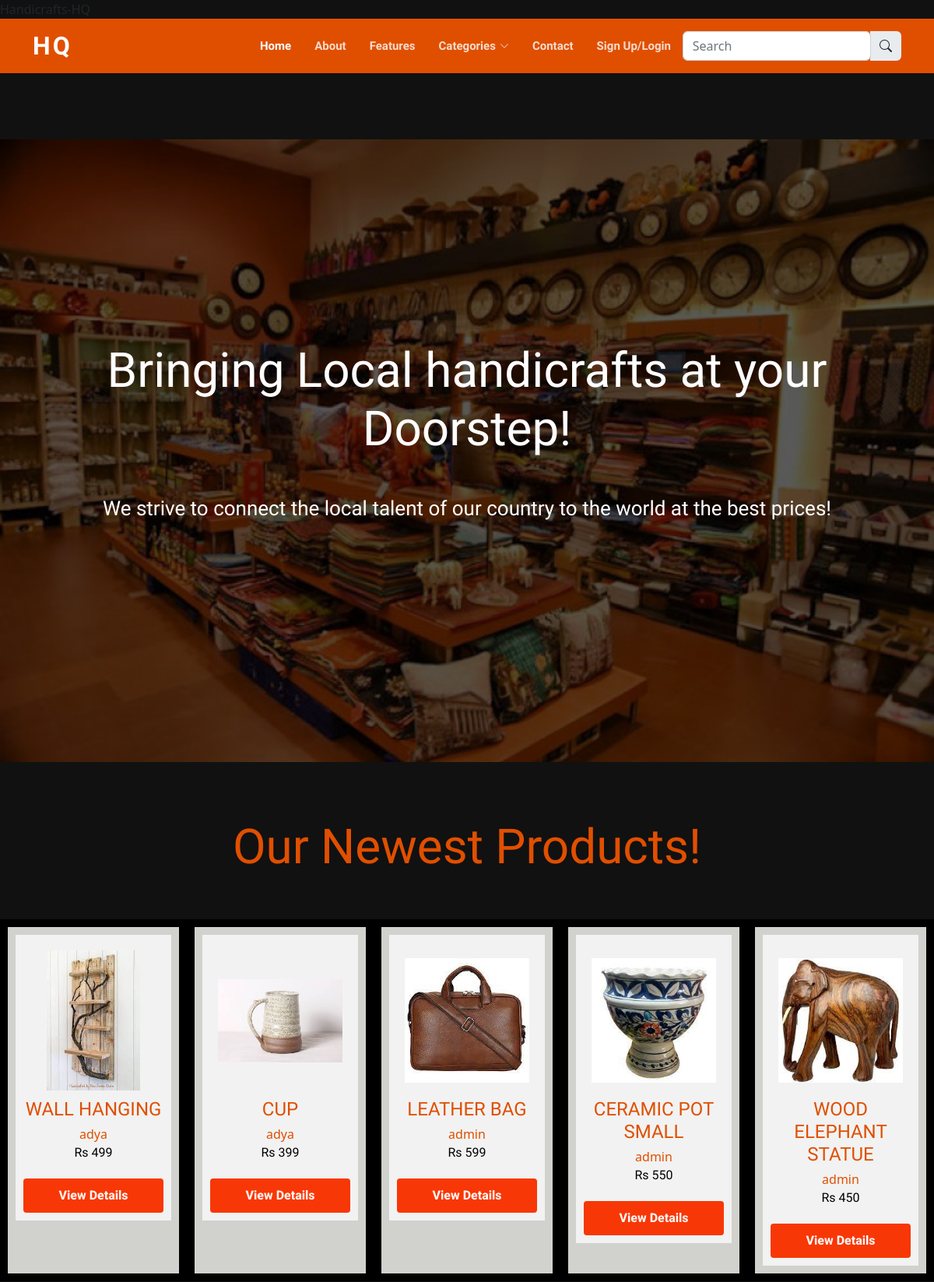
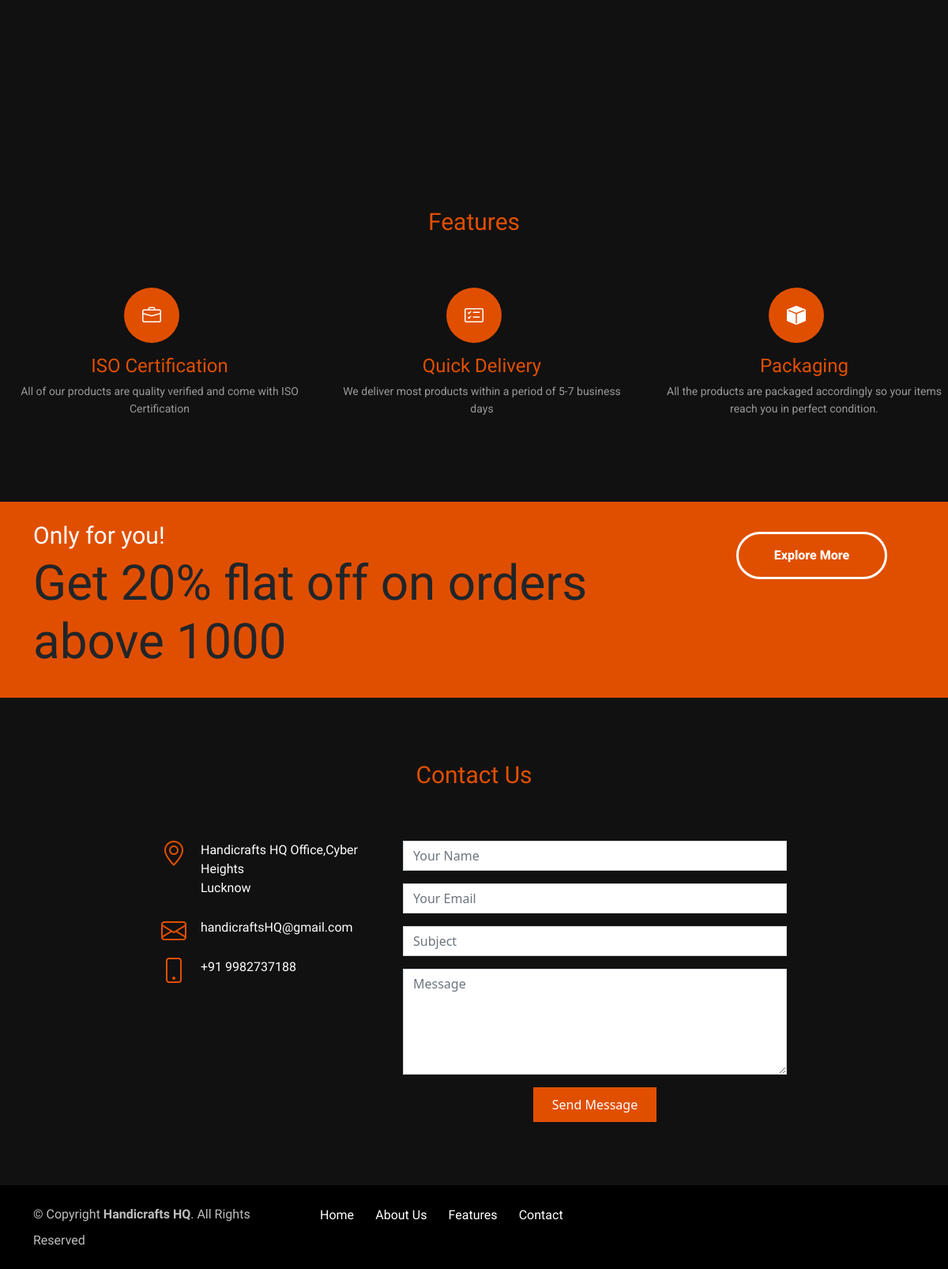
The page / on the database its author committed (2 pictures, top to bottom).
### product/models.py (models this page shows, shortened)
class Product(models.Model):
    user = models.ForeignKey(User, related_name='products', on_delete=models.CASCADE)
    category = models.ForeignKey(Category, related_name='products', on_delete=models.CASCADE)
    title = models.CharField(max_length=50)
    slug = models.SlugField(max_length=50)
    description = models.TextField(blank=True)
    price = models.IntegerField()
    image=models.ImageField(upload_to='uploads/product_images/',blank=True,null=True);
    created_at = models.DateTimeField(auto_now_add=True)
    updated_at = models.DateTimeField(auto_now=True)
    class Meta:
        ordering=('-created_at',)

### core/views.py (the view)
# urls.py: path('',frontpage,name='frontpage'),
def frontpage(request):
    products = Product.objects.all()[0:5]
    return render(request, 'core/frontpage.html', {
        'products': products
    })

### core/templates/core/frontpage.html (shortened to what this page needs)
{% extends 'core/base.html' %}
{% block content %}
 <section id="hero" class="hero">
  <div class="container text-center">
    <div class="col-md-12">
      <h1>
        Bringing Local handicrafts at your Doorstep!
      </h1>
      <p class="tagline">
        We strive to connect the local talent of our country to the world at the best prices!
      </p>
    </div>
  </div>
</section>
<div class="product-container">
  <br>
  <br>
  <br>
  <h1 class="text-center">
    Our Newest Products!
  </h1>
  <br>
  <br>
  <ul class="product-list" style="list-style: none; padding: 0; display: flex; flex-wrap: wrap;">
    {% for product in products %}
    <li class="product-item" style="width: 20%; padding: 10px; box-sizing: border-box;">
      <div class="product-box" style="background-color: #f2f2f2; text-align: center; padding: 10px;">
        {% if product.image %}
        <div class="image" style="width: 100%; height: 200px; overflow: hidden;">
          <img src="{{ product.image.url }}" alt="" style="width: 100%; height: 100%; object-fit: contain;">
        </div>
        {% endif %}
        <div class="product-info" style="text-align: center;">
          <h2 style="margin-bottom: 5px;">{{ product.title }}</h2>
          <a href="{% url 'vendor_detail' product.user.id %}">{% firstof product.user.get_full_name product.user.username %}</a>
          <p style="color: black; margin-bottom: 5px;">Rs {{ product.price }}</p>
          <a class="btn btn-primary" href="{% url 'product_detail' product.slug %}" role="button">View Details</a>
        </div>
      </div>
    </li>
    {% endfor %}
  </ul>
</div>
{% endblock %}

### core/templates/core/base.html (shortened to what this page needs)
{% load static %}
<!DOCTYPE html>
<html lang="en">
<head>
  <link rel="stylesheet" href="https://unpkg.com/flickity@2/dist/flickity.min.css">
  <link rel="stylesheet" type="text/css" href="{% static 'css/style.css' %}"/>
  <link rel="stylesheet" type="text/css" href="{% static 'css/prostyle.css' %}"/>
  <link rel="stylesheet" type="text/css" href="{% static 'vendor/bootstrap/css/bootstrap.min.css' %}"/>
  <link rel="stylesheet" type="text/css" href="{% static 'vendor/bootstrap-icons/bootstrap-icons.css' %}"/>
  <link rel="stylesheet" type="text/css" href="{% static 'css/style.css' %}"/>
</head>
<body class="main">
  <header id="header" class="d-flex align-items-center">
    <div class="container d-flex align-items-center">
       <div id="logo" class="me-auto">
        <h1><a href="#hero">HQ</a></h1>
      </div>
      <nav id="navbar" class="navbar order-last order-lg-0">
        <ul>
          <li><a class="nav-link scrollto active" href="{% url 'frontpage' %}">Home</a></li>
          <li><a class="nav-link scrollto" href="/about/">About</a></li>
          <li><a class="nav-link scrollto" href="#features">Features</a></li>
          <li class="dropdown"><a href="#"><span>Categories</span> <i class="bi bi-chevron-down"></i></a>
          </li>
          <li><a class="nav-link scrollto" href="#contact">Contact</a></li>
          {%if request.user.is_authenticated %}
            <li><a href="{% url 'myaccount' %}">My account</a></li>
            <li><a href="{%url 'my_store' %}">My Shop</a></li>
            <li><a href="{%url 'cart_view' %}">Cart</a></li>
          {%else%}
          <li><a href="{% url 'signup' %}">Sign Up/Login</a></li>
          {%endif%}
          <li><div style="padding-left: 5% ;"class="input-group">
            <input type="search" class="form-control rounded" placeholder="Search" aria-label="Search" aria-describedby="search-addon" />
            <span class="input-group-text border-0" id="search-addon">
              <i class="bi bi-search"></i>
            </span>
          </div></li>
        </ul>
      </nav>
    </div>
  </header>
  <main id="main">
    <section class="welcome" id="welcome">
      {%block content%}
      {%endblock%}
    </section>
    <br><br>
    <section class="features" id="features">
      <div class="">
        <h2 class="text-center">
          Features
        </h2>
        <div class="row">
          <div class="feature-col col-lg-4 col-xs-12">
            <div class="back card card-block text-center">
              <div>
                <div class="feature-icon">
                  <i class="bi bi-briefcase"></i>
                </div>
              </div>
              <div>
                <h3>
                ISO Certification
                </h3>
                <p>
                  All of our products are quality verified and come with ISO Certification
                </p>
              </div>
            </div>
          </div>
          <div class="feature-col col-lg-4 col-xs-12">
            <div class="back card card-block text-center">
              <div>
                <div class="feature-icon">
                  <i class="bi bi-card-checklist"></i>
                </div>
              </div>
              <div>
                <h3>
                  Quick Delivery
                </h3>
                <p>
                  We deliver most products within a period of 5-7 business days
                </p>
              </div>
            </div>
          </div>
          <div class=" feature-col col-lg-4 col-xs-12">
            <div class="back card card-block text-center">
              <div>
                <div class="feature-icon">
                  <i class="bi bi-box-fill"></i>
                </div>
              </div>
              <div>
                <h3>
                  Packaging
                </h3>
                <p>
                  All the products are packaged accordingly so your items reach you in perfect condition.
                </p>
              </div>
            </div>
          </div>
        </div>
    </section>
     <section class="cta">
      <div class="container">
        <div class="row">
          <div class="col-lg-9 col-sm-12 text-lg-start text-center">
            <h2>
              Only for you!
            </h2>
            <p>
              <h1>Get 20% flat off on orders above 1000
              </h1>
            </p>
          </div>
          <div class="col-lg-3 col-sm-12 text-lg-right text-center">
            <a class="btn btn-ghost" href="#">Explore More</a>
          </div>
        </div>
      </div>
    </section>
    <section id="contact">
      <div class="">
        <div class="row">
          <div class="col-md-12 text-center">
            <h2 class="section-title">Contact Us</h2>
          </div>
        </div>
        <div class="row justify-content-center">
          <div class="col-lg-3 col-md-4">
            <div  class="info">
              <div>
                <i class="bi bi-geo-alt"></i>
                <p style="color: white;">Handicrafts HQ Office,Cyber Heights<br>Lucknow</p>
              </div>
              <div>
                <i class="bi bi-envelope"></i>
                <p style="color: white;">handicraftsHQ@gmail.com</p>
              </div>
              <div>
                <i class="bi bi-phone"></i>
                <p style="color: white;">+91 9982737188</p>
              </div>
            </div>
          </div>
          <div class="col-lg-5 col-md-8">
            <div class="form">
              <form action="/forms/contact.php"   method="post" role="form" class="php-email-form">{% csrf_token %}
                <div class="form-group">
                  <input type="text" name="name" class="form-control" id="name" placeholder="Your Name" required>
                </div>
                <div class="form-group mt-3">
                  <input type="email" class="form-control" name="email" id="email" placeholder="Your Email" required>
                </div>
                <div class="form-group mt-3">
                  <input type="text" class="form-control" name="subject" id="subject" placeholder="Subject" required>
                </div>
                <div class="form-group mt-3">
                  <textarea class="form-control" name="message" rows="5" placeholder="Message" required></textarea>
                </div>
                <div class="text-center"><button type="submit" >Send Message</button></div>
              </form>
            </div>
          </div>
        </div>
      </div>
    </section>
  </main>
  <footer class="site-footer">
    <div class="bottom">
      <div class="container">
        <div class="row">
          <div class="col-lg-6 col-xs-12 text-lg-start text-center">
            <p class="copyright-text">
              &copy; Copyright <strong>Handicrafts HQ</strong>. All Rights Reserved
            </p>
          </div>
          <div class="col-lg-6 col-xs-12 text-lg-right text-center">
            <ul class="list-inline">
              <li class="list-inline-item">
                <a href="index.html">Home</a>
              </li>
              <li class="list-inline-item">
                <a href="#about">About Us</a>
              </li>
              <li class="list-inline-item">
                <a href="#features">Features</a>
              </li>
              <li class="list-inline-item">
                <a href="#contact">Contact</a>
              </li>
            </ul>
          </div>
        </div>
      </div>
    </div>
  </footer>
</body>
</html>

### core/static/css/prostyle.css (style rules this page uses)
.image { max-height: 50%; max-width: 50%; border-radius: 5%; }
.container { display: flex; width: 80%; }

### rows shown on the page
Product: image (picture), title "WALL HANGING", user.username "adya", price "499"
Product: image (picture), title "CUP", user.username "adya", price "399"
Product: image (picture), title "LEATHER BAG", user.username "admin", price "599"
Product: image (picture), title "CERAMIC POT SMALL", user.username "admin", price "550"
Product: image (picture), title "WOOD ELEPHANT STATUE", user.username "admin", price "450"
